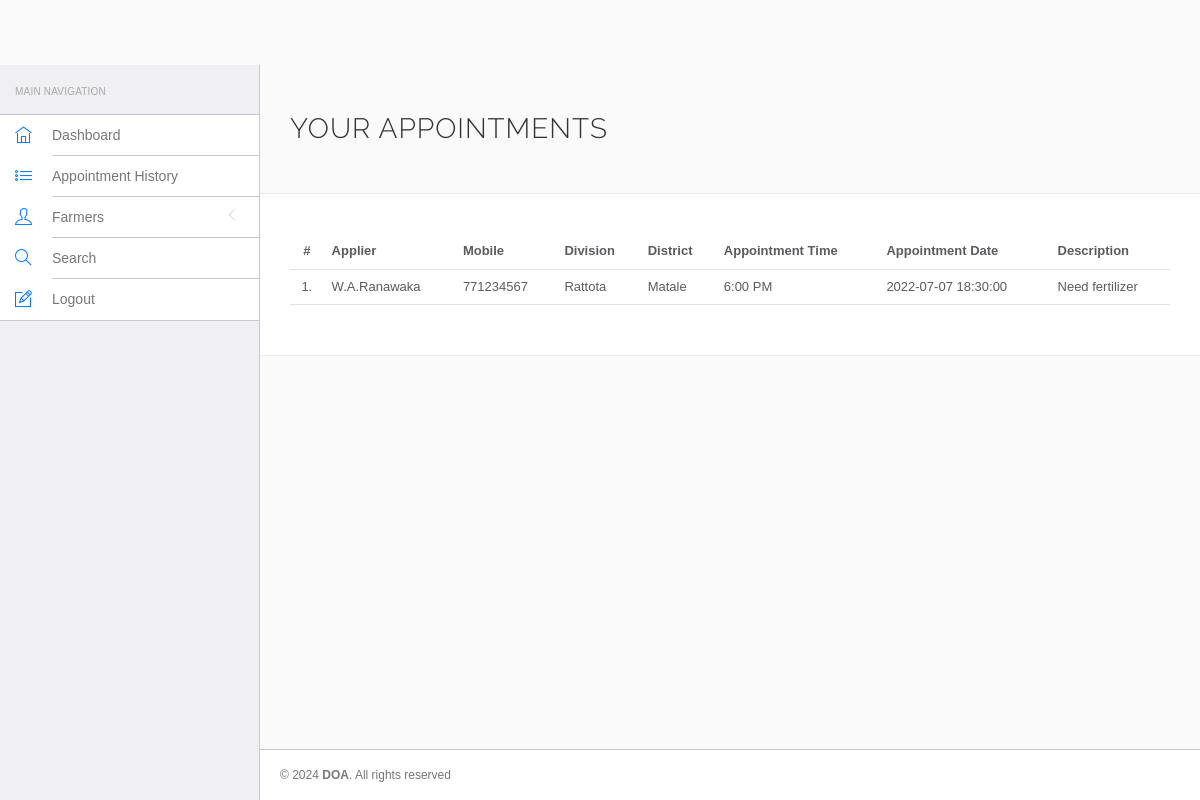
The app's page /doa/main/fieldoff/appointment-history.php (signed in) with its own data.
### tables this page shows
CREATE TABLE `queries` (
  `id` int(11) NOT NULL,
  `district` varchar(255) DEFAULT NULL,
  `division` varchar(255) DEFAULT NULL,
  `fname` varchar(255) DEFAULT NULL,
  `appointmentTime` varchar(255) DEFAULT NULL,
  `postingDate` timestamp NULL DEFAULT current_timestamp(),
  `description` text DEFAULT NULL,
  `fieldoffid` varchar(255) NOT NULL,
  `farmid` varchar(255) NOT NULL,
  `mobile` int(255) NOT NULL
);

### doa/main/fieldoff/session.php (called while the page is built, shortened)
<?php
include('include/config.php');
$user_check=$_SESSION['login_user'];
$ses_sql=mysqli_query($con,"select * from fieldoff where username='$user_check'");
$row=mysqli_fetch_array($ses_sql,MYSQLI_ASSOC);
$loggedin_id=$row['id'];
?>

### doa/main/fieldoff/appointment-history.php (the view, shortened to what this page needs)
<?php
include('include/config.php');
include('session.php')
?>
<!DOCTYPE html>
<html lang="en">
	<head>
		<link rel="stylesheet" href="vendor/bootstrap/css/bootstrap.min.css">
		<link rel="stylesheet" href="vendor/fontawesome/css/font-awesome.min.css">
		<link rel="stylesheet" href="vendor/themify-icons/themify-icons.min.css">
		<link href="vendor/animate.css/animate.min.css" rel="stylesheet" media="screen">
		<link href="vendor/perfect-scrollbar/perfect-scrollbar.min.css" rel="stylesheet" media="screen">
		<link href="vendor/switchery/switchery.min.css" rel="stylesheet" media="screen">
		<link href="vendor/bootstrap-touchspin/jquery.bootstrap-touchspin.min.css" rel="stylesheet" media="screen">
		<link href="vendor/select2/select2.min.css" rel="stylesheet" media="screen">
		<link href="vendor/bootstrap-datepicker/bootstrap-datepicker3.standalone.min.css" rel="stylesheet" media="screen">
		<link href="vendor/bootstrap-timepicker/bootstrap-timepicker.min.css" rel="stylesheet" media="screen">
		<link rel="stylesheet" href="assets/css/styles.css">
		<link rel="stylesheet" href="assets/css/plugins.css">
		<link rel="stylesheet" href="assets/css/themes/theme-1.css" id="skin_color" />
	</head>
	<body>
		<div id="app">
<?php include('include/sidebar.php');?>
			<div class="app-content">
				<div class="main-content" >
					<div class="wrap-content container" id="container">
						<section id="page-title">
							<div class="row">
								<div class="col-sm-8">
									<h1 class="mainTitle">Your Appointments</h1>
								</div>
							</div>
						</section>
						<div class="container-fluid container-fullw bg-white">
									<div class="row">
								<div class="col-md-12">
									<table class="table table-hover" id="sample-table-1">
										<thead>
											<tr>
												<th class="center">#</th>
												<th class="hidden-xs">Applier</th>
												<th>Mobile</th>
												<th>Division</th>
												<th>District</th>
												<th>Appointment Time </th>
												<th>Appointment Date  </th>
												<th>Description</th>
											</tr>
										</thead>
										<tbody>
								<?php
								$sql=mysqli_query($con,"SELECT * FROM queries WHERE fieldoffid='$loggedin_id'");
								$cnt=1;
								while($row=mysqli_fetch_array($sql))
								{
								?>
											<tr>
												<td class="center"><?php echo $cnt;?>.</td>
												<td class="hidden-xs"><?php echo $row['fname'];?></td>
												<td><?php echo $row['mobile'];?></td>
												<td><?php echo $row['division'];?></td>
												<td><?php echo $row['district'];?></td>
												<td><?php echo $row['appointmentTime'];?></td>
												<td><?php echo $row['postingDate'];?></td>
												<td><?php echo $row['description'];?></td>
											</tr>
											<?php
$cnt=$cnt+1;
											 } ?>
										</tbody>
									</table>
								</div>
							</div>
								</div>
					</div>
				</div>
			</div>
	<?php include('include/footer.php');?>
		</div>
	</body>
</html>

### doa/main/fieldoff/assets/css/themes/theme-1.css (style rules this page uses)
body { background: #FAFAFA; }

### records on screen
queries: fname "W.A.Ranawaka", mobile "771234567", division "Rattota", district "Matale", appointmentTime "6:00 PM", postingDate "2022-07-07 18:30:00", description "Need fertilizer"
